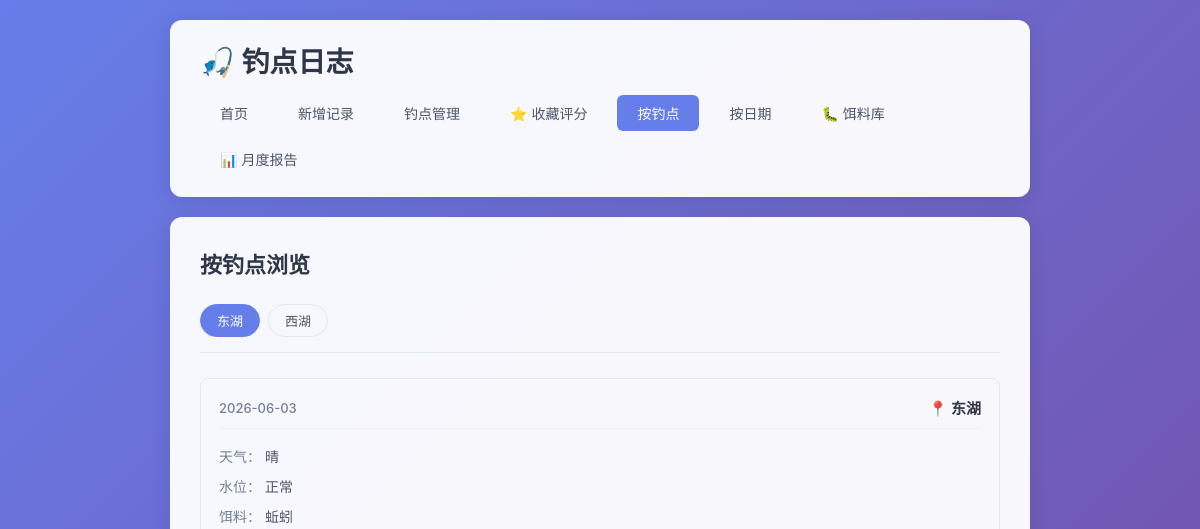
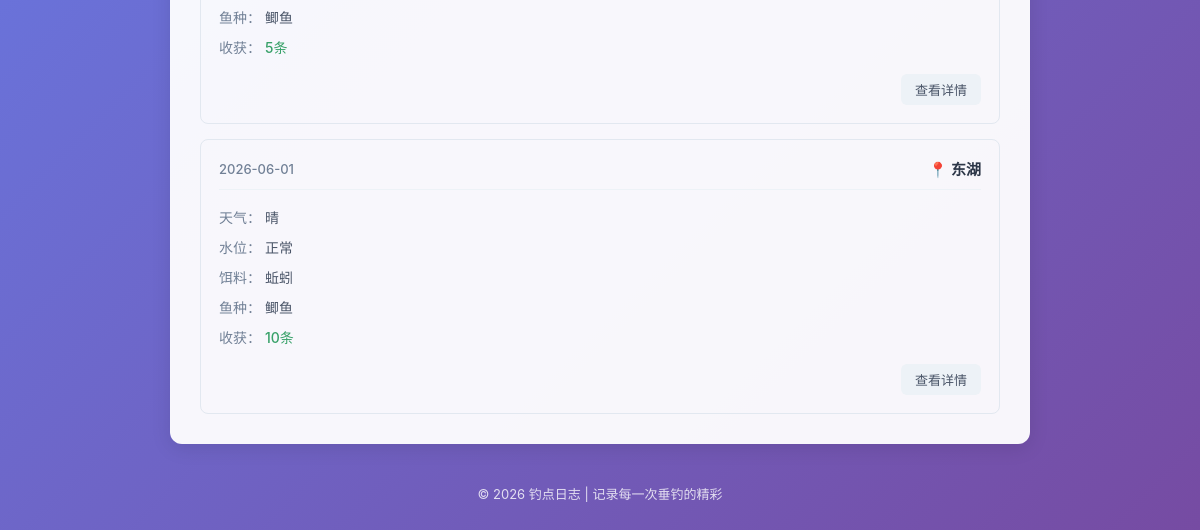
/by-spot, run on an earlier commit of the app's database (2 pictures, top to bottom).
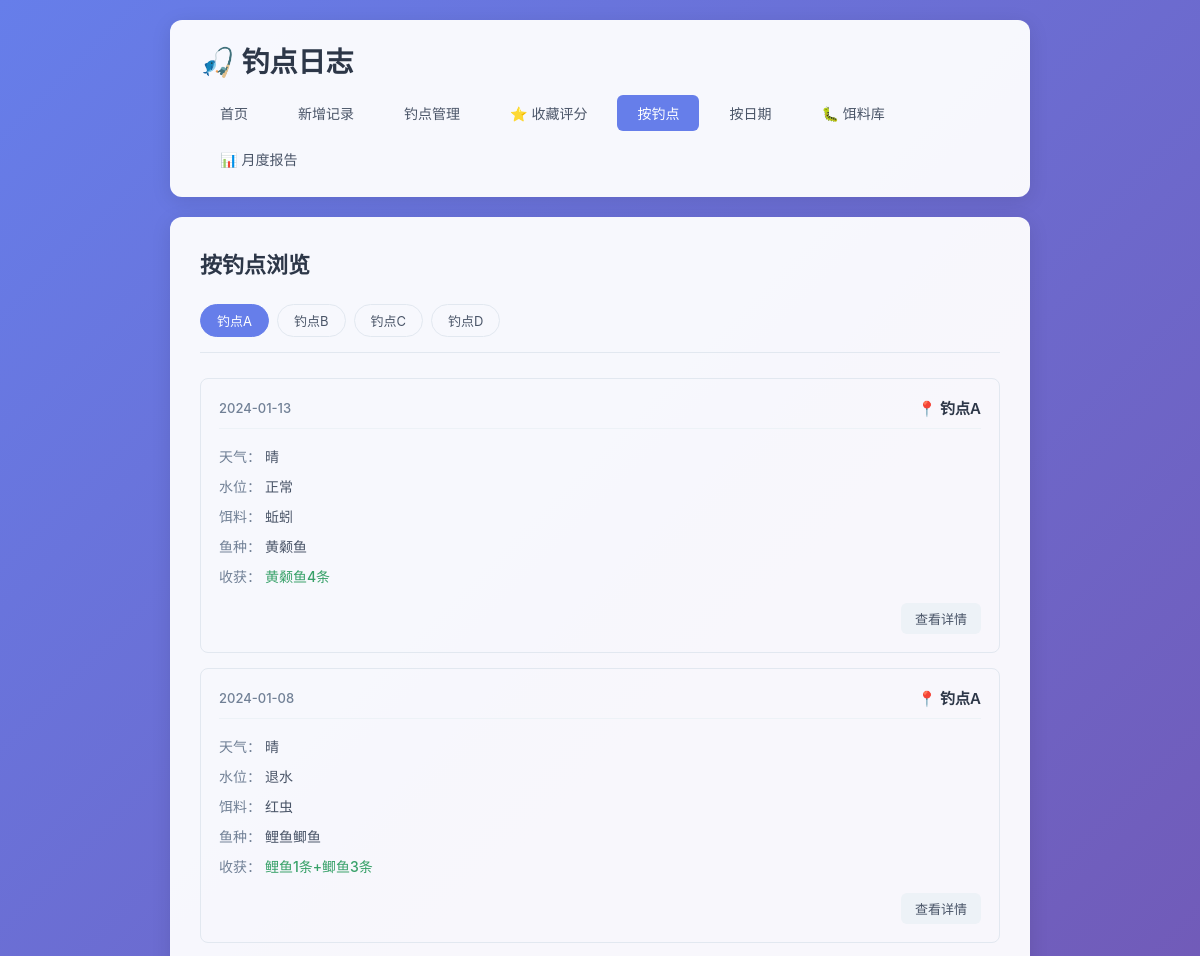
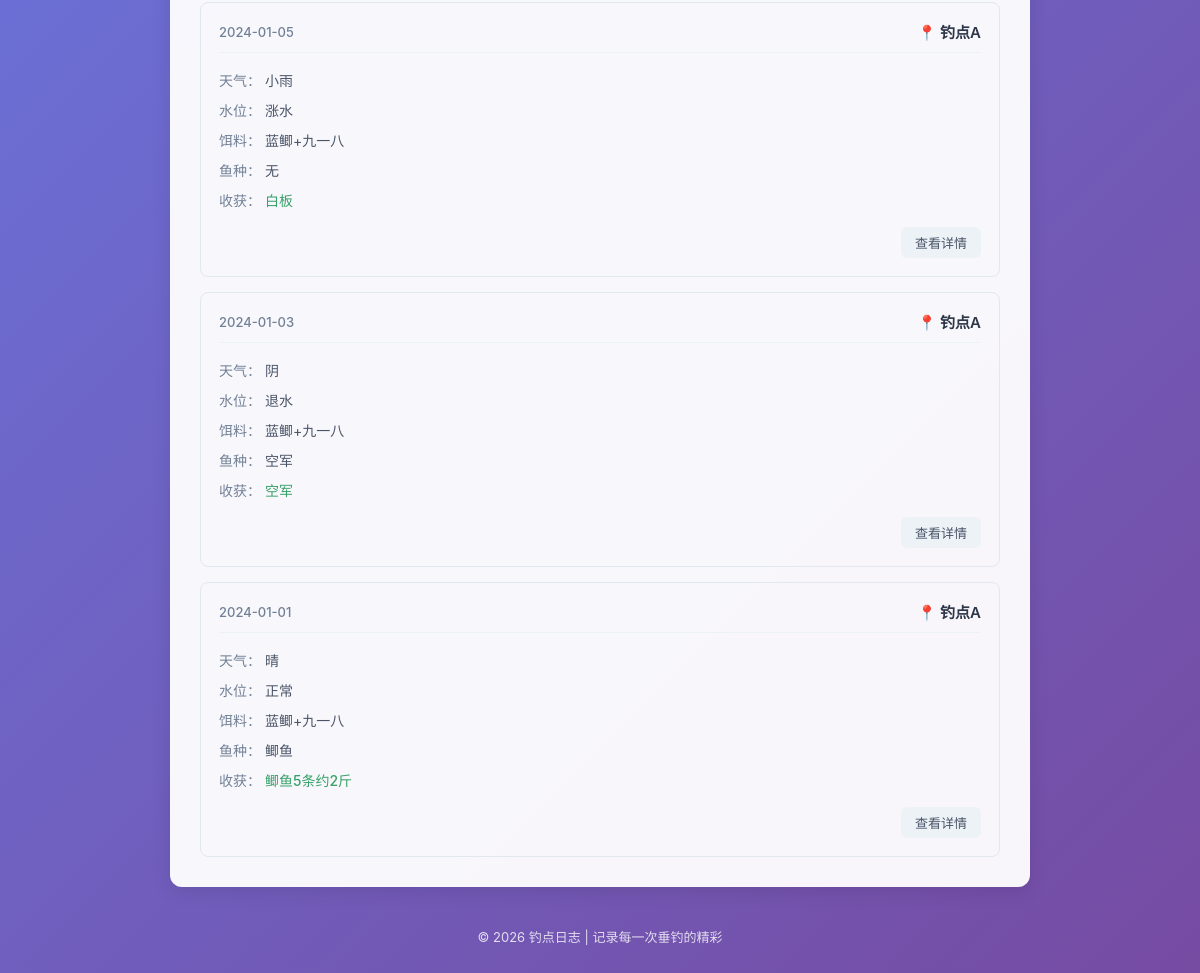
And on a later commit of the database (2 pictures, top to bottom).
### tables this page shows
CREATE TABLE fishing_logs (
            id INTEGER PRIMARY KEY AUTOINCREMENT,
            spot TEXT NOT NULL,
            weather TEXT NOT NULL,
            water_level TEXT NOT NULL,
            bait TEXT NOT NULL,
            fish_species TEXT NOT NULL,
            harvest TEXT NOT NULL,
            next_strategy TEXT,
            created_at DATE NOT NULL
        );

### app.py (the view)
@app.route('/by-spot')
def by_spot():
    conn = get_db()
    spots = conn.execute('SELECT DISTINCT spot FROM fishing_logs ORDER BY spot').fetchall()
    spot_list = [row['spot'] for row in spots]
    selected_spot = request.args.get('spot', spot_list[0] if spot_list else None)
    logs = []
    if selected_spot:
        logs = conn.execute(
            'SELECT * FROM fishing_logs WHERE spot = ? ORDER BY created_at DESC, id DESC',
            (selected_spot,)
        ).fetchall()
    conn.close()
    return render_template('by_spot.html', spot_list=spot_list, selected_spot=selected_spot, logs=logs)

### app.py (called while the page is built)
def get_db():
    conn = sqlite3.connect(DB_PATH)
    conn.row_factory = sqlite3.Row
    return conn

### templates/by_spot.html (shortened to what this page needs)
{% extends 'base.html' %}
{% block content %}
    <div class="page-header">
        <h2>按钓点浏览</h2>
    </div>
    {% if spot_list %}
        <div class="filter-bar">
            {% for spot in spot_list %}
                <a href="{{ url_for('by_spot', spot=spot) }}"
                   class="filter-btn {% if spot == selected_spot %}active{% endif %}">
                    {{ spot }}
                </a>
            {% endfor %}
        </div>
        {% if logs %}
            <div class="log-list">
                {% for log in logs %}
                    <div class="log-card">
                        <div class="log-header">
                            <span class="log-date">{{ log['created_at'] }}</span>
                            <span class="log-spot">📍 {{ log['spot'] }}</span>
                        </div>
                        <div class="log-body">
                            <div class="log-row">
                                <span class="label">天气：</span>
                                <span>{{ log['weather'] }}</span>
                            </div>
                            <div class="log-row">
                                <span class="label">水位：</span>
                                <span>{{ log['water_level'] }}</span>
                            </div>
                            <div class="log-row">
                                <span class="label">饵料：</span>
                                <span>{{ log['bait'] }}</span>
                            </div>
                            <div class="log-row">
                                <span class="label">鱼种：</span>
                                <span>{{ log['fish_species'] }}</span>
                            </div>
                            <div class="log-row">
                                <span class="label">收获：</span>
                                <span class="harvest">{{ log['harvest'] }}</span>
                            </div>
                        </div>
                        <div class="log-footer">
                            <a href="{{ url_for('log_detail', log_id=log['id']) }}" class="btn btn-small">查看详情</a>
                        </div>
                    </div>
                {% endfor %}
            </div>
        {% else %}
            <div class="empty-state">
                <p>该钓点暂无记录</p>
            </div>
        {% endif %}
    {% else %}
        <div class="empty-state">
            <p>还没有任何钓点记录</p>
            <a href="{{ url_for('add_log') }}" class="btn btn-primary">+ 新增记录</a>
        </div>
    {% endif %}
{% endblock %}

### templates/base.html (shortened to what this page needs)
<!DOCTYPE html>
<html lang="zh-CN">
<head>
    <link rel="stylesheet" href="{{ url_for('static', filename='style.css') }}">
</head>
<body>
    <div class="container">
        <header>
            <h1>🎣 钓点日志</h1>
            <nav>
                <a href="{{ url_for('index') }}" class="{% if request.endpoint == 'index' %}active{% endif %}">首页</a>
                <a href="{{ url_for('add_log') }}" class="{% if request.endpoint == 'add_log' %}active{% endif %}">新增记录</a>
                <a href="{{ url_for('spots_list') }}" class="{% if request.endpoint in ['spots_list', 'spot_detail', 'add_spot', 'edit_spot'] %}active{% endif %}">钓点管理</a>
                <a href="{{ url_for('spots_list', filter='favorite') }}" class="{% if request.endpoint == 'spots_list' and request.args.get('filter') == 'favorite' %}active{% endif %}">⭐ 收藏评分</a>
                <a href="{{ url_for('by_spot') }}" class="{% if request.endpoint == 'by_spot' %}active{% endif %}">按钓点</a>
                <a href="{{ url_for('by_date') }}" class="{% if request.endpoint == 'by_date' %}active{% endif %}">按日期</a>
                <a href="{{ url_for('baits_list') }}" class="{% if request.endpoint in ['baits_list', 'add_bait', 'edit_bait'] %}active{% endif %}">🐛 饵料库</a>
                <a href="{{ url_for('monthly_report') }}" class="{% if request.endpoint == 'monthly_report' %}active{% endif %}">📊 月度报告</a>
            </nav>
        </header>
        <main>
            {% block content %}{% endblock %}
        </main>
        <footer>
            <p>© 2026 钓点日志 | 记录每一次垂钓的精彩</p>
        </footer>
    </div>
</body>
</html>

### static/style.css (style rules this page uses)
* { margin: 0; padding: 0; box-sizing: border-box; }
body { font-family: -apple-system, BlinkMacSystemFont, 'Segoe UI', 'PingFang SC', 'Microsoft YaHei', sans-serif; background: linear-gradient(135deg, #667eea 0%, #764ba2 100%); min-height: 100vh; color: #333; }
.container { max-width: 900px; margin: 0 auto; padding: 20px; min-height: 100vh; display: flex; flex-direction: column; }
header { background: rgba(255, 255, 255, 0.95); border-radius: 12px; padding: 20px 30px; margin-bottom: 20px; box-shadow: 0 4px 20px rgba(0, 0, 0, 0.1); }
header h1 { font-size: 28px; color: #2d3748; margin-bottom: 15px; }
nav { display: flex; gap: 10px; flex-wrap: wrap; }
nav a { padding: 8px 20px; text-decoration: none; color: #4a5568; border-radius: 6px; transition: all 0.2s ease; font-size: 14px; }
nav a.active { background: #667eea; color: white; }
main { flex: 1; background: rgba(255, 255, 255, 0.95); border-radius: 12px; padding: 30px; box-shadow: 0 4px 20px rgba(0, 0, 0, 0.1); }
.page-header { display: flex; justify-content: space-between; align-items: center; margin-bottom: 25px; flex-wrap: wrap; gap: 15px; }
.page-header h2 { color: #2d3748; font-size: 22px; }
.btn { display: inline-block; padding: 10px 20px; border: none; border-radius: 6px; text-decoration: none; font-size: 14px; cursor: pointer; transition: all 0.2s ease; font-family: inherit; }
.btn-small { padding: 6px 14px; font-size: 13px; background: #edf2f7; color: #4a5568; }
.log-list { display: grid; gap: 15px; }
.log-card { border: 1px solid #e2e8f0; border-radius: 8px; padding: 18px; transition: all 0.2s ease; }
.log-header { display: flex; justify-content: space-between; align-items: center; margin-bottom: 12px; padding-bottom: 10px; border-bottom: 1px solid #edf2f7; }
.log-date { font-size: 13px; color: #718096; font-weight: 500; }
.log-spot { font-size: 15px; font-weight: 600; color: #2d3748; }
.log-body { margin-bottom: 12px; }
.log-row { padding: 5px 0; font-size: 14px; color: #4a5568; }
.log-row .label { font-weight: 500; color: #718096; }
.log-row .harvest { color: #38a169; font-weight: 500; }
.log-footer { text-align: right; }
.filter-bar { display: flex; gap: 8px; margin-bottom: 25px; flex-wrap: wrap; padding-bottom: 15px; border-bottom: 1px solid #e2e8f0; }
.filter-btn { padding: 6px 16px; border: 1px solid #e2e8f0; border-radius: 20px; text-decoration: none; font-size: 13px; color: #4a5568; transition: all 0.2s ease; }
.filter-btn.active { background: #667eea; color: white; border-color: #667eea; }
footer { text-align: center; padding: 20px; color: rgba(255, 255, 255, 0.8); font-size: 13px; margin-top: 20px; }

What changed in the data, as far as the page shows it:
removed fishing_logs: created_at "2026-06-03", spot "东湖", weather "晴", water_level "正常", bait "蚯蚓", fish_species "鲫鱼", harvest "5条"
removed fishing_logs: created_at "2026-06-01", spot "东湖", weather "晴", water_level "正常", bait "蚯蚓", fish_species "鲫鱼", harvest "10条"
added fishing_logs: created_at "2024-01-13", spot "钓点A", weather "晴", water_level "正常", bait "蚯蚓", fish_species "黄颡鱼", harvest "黄颡鱼4条"
added fishing_logs: created_at "2024-01-08", spot "钓点A", weather "晴", water_level "退水", bait "红虫", fish_species "鲤鱼鲫鱼", harvest "鲤鱼1条+鲫鱼3条"
added fishing_logs: created_at "2024-01-05", spot "钓点A", weather "小雨", water_level "涨水", bait "蓝鲫+九一八", fish_species "无", harvest "白板"
added fishing_logs: created_at "2024-01-03", spot "钓点A", weather "阴", water_level "退水", bait "蓝鲫+九一八", fish_species "空军", harvest "空军"
added fishing_logs: created_at "2024-01-01", spot "钓点A", weather "晴", water_level "正常", bait "蓝鲫+九一八", fish_species "鲫鱼", harvest "鲫鱼5条约2斤"
Also different on the page:
new list line: "钓点A"
new list line: "钓点B"
new list line: "钓点C"
new list line: "钓点D"
list line gone: "东湖"
list line gone: "西湖"
